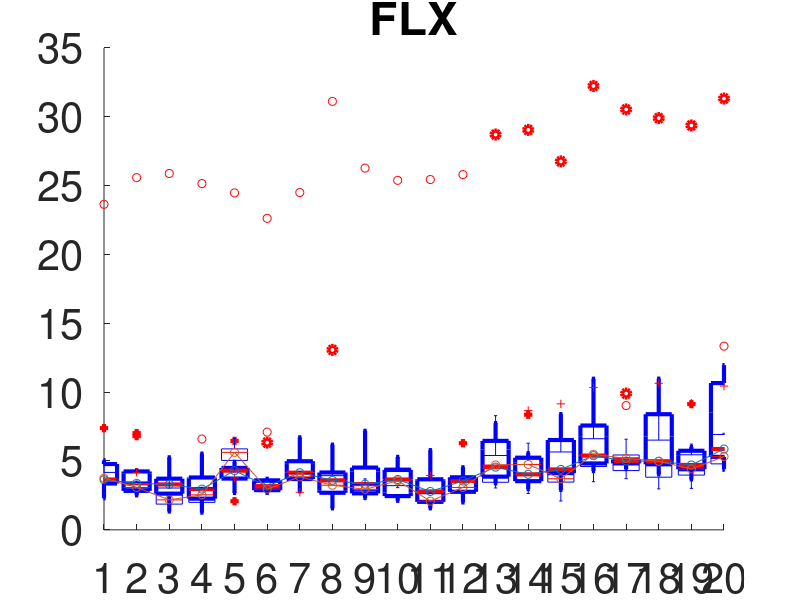
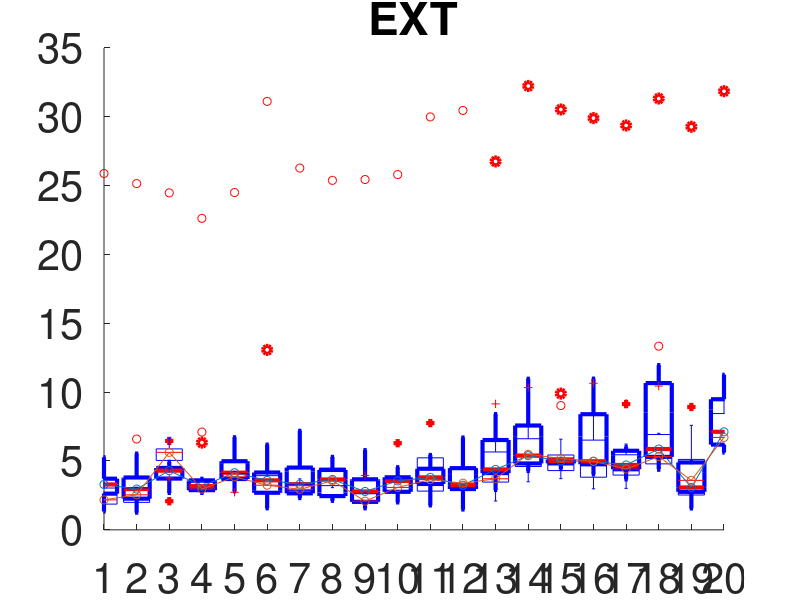
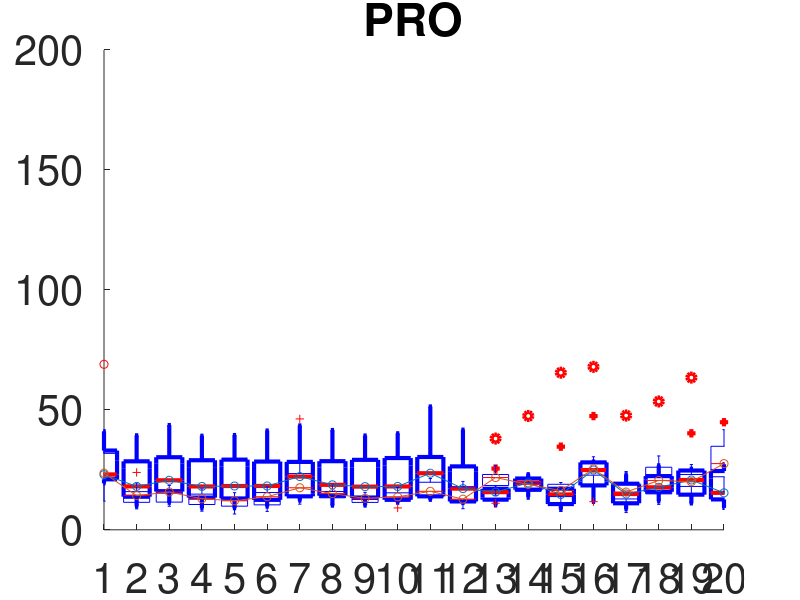
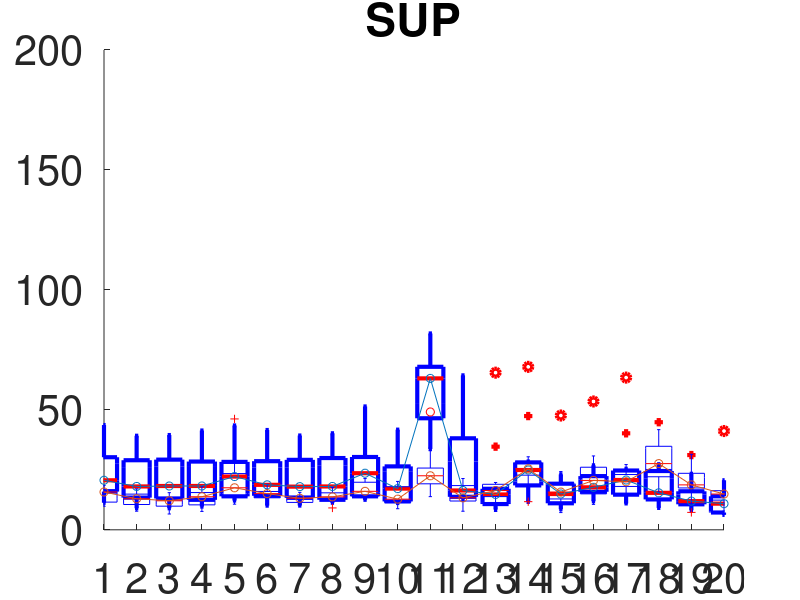

Here is the MATLAB script that generated these plots, in order:
% Remove outlier of each segment in each gesture (N/10 * 60)
% Find the median of each segment


close all; clear all;
mean_list = zeros(10, 4);

gesture_list = {'FLX', 'EXT', 'PRO','SUP'};

nica_data = load('./result/S2WA_23_nICA_3_10rd_data.mat');
nica_data = nica_data.all_RMS_list;

rmsdown_data = load('./result/S2WA_23_RMSDown_4_10rd_data.mat');
rmsdown_data = rmsdown_data.all_RMS_list;

rmsdown_mean_list = [];
nica_mean_list = [];
for i = 1 : 4
    
figure; hold on;
title(gesture_list{i});

rmsdown_ges = rmsdown_data(:, i:4:40)';
nica_ges = nica_data(:, i:4:40)';

boxplot(rmsdown_ges);
set(findobj(gca, 'type', 'line'), 'linew', 3);
boxplot(nica_ges);
set(gca,'fontsize', 30);

plot(median(rmsdown_ges), '-o');
plot(median(nica_ges), '-o');

rmsdown_mean_list = [rmsdown_mean_list mean(median(rmsdown_ges))];
nica_mean_list = [nica_mean_list mean(median(nica_ges))];
% max_error = max(max(max(median(rmsdown_ges))), max(max(median(nica_ges))));
% ylim([0 max_error]);
% ylim([0 40]);
xlim([1 20]);
end
rmsdown_mean_list
nica_mean_list